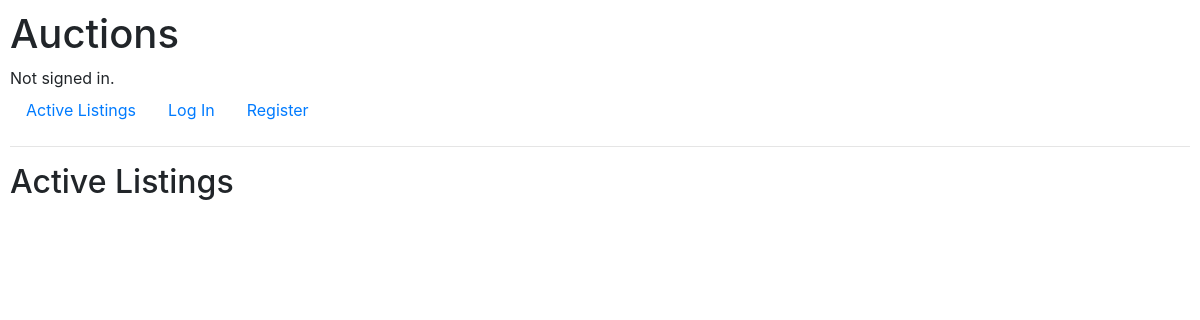
/, run on an earlier commit of the app's database.
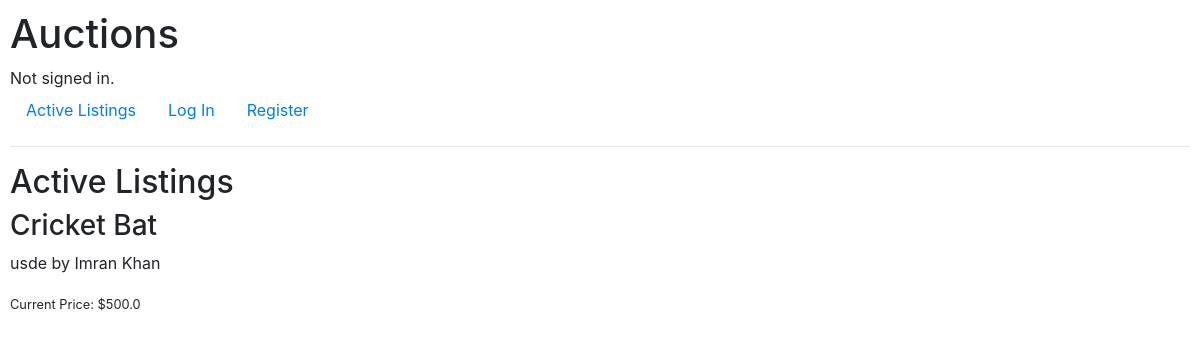
And on a later commit of the database.
### auctions/models.py (models this page shows, shortened)
class Listing(models.Model):
    title = models.CharField(max_length=80)
    description = models.TextField()
    starting_bid = models.FloatField()
    user = models.ForeignKey(User, on_delete=models.CASCADE, related_name="listings")
    imageUrl = models.TextField(blank=True)
    category = models.ForeignKey(Category, on_delete=models.CASCADE, related_name="listings", blank=True)

### auctions/views.py (the view)
# urls.py: path("", views.index, name="index"),
def index(request):
    return render(request, "auctions/index.html", {
        "listings": Listing.objects.all()
    })

### auctions/templates/auctions/index.html (shortened to what this page needs)
{% extends "auctions/layout.html" %}
{% block body %}
    <h2>Active Listings</h2>
    <div class="listings__container">
        {% for listing in listings %}
            <div class="listing">
                <div class="listing__right">
                    <h3>{{ listing.title }}</h3>
                    <p>{{ listing.description }}</p>
                    <small>Current Price: ${{ listing.starting_bid }}</small>
                </div>
            </div>
        {% endfor %}
    </div>
{% endblock %}

What changed in the data, as far as the page shows it:
added Listing: title "Cricket Bat", description "usde by Imran Khan", starting_bid "500.0"
